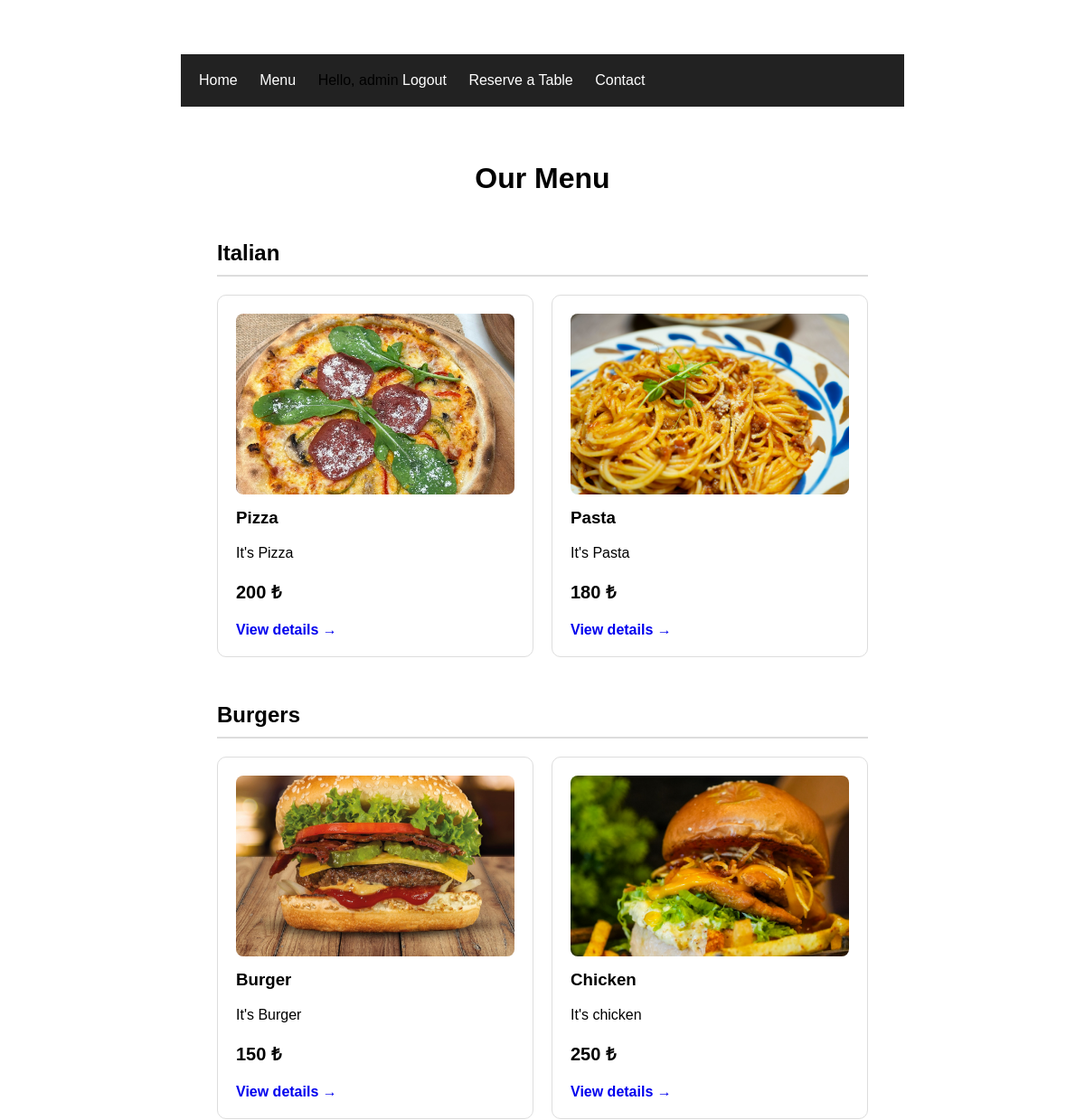
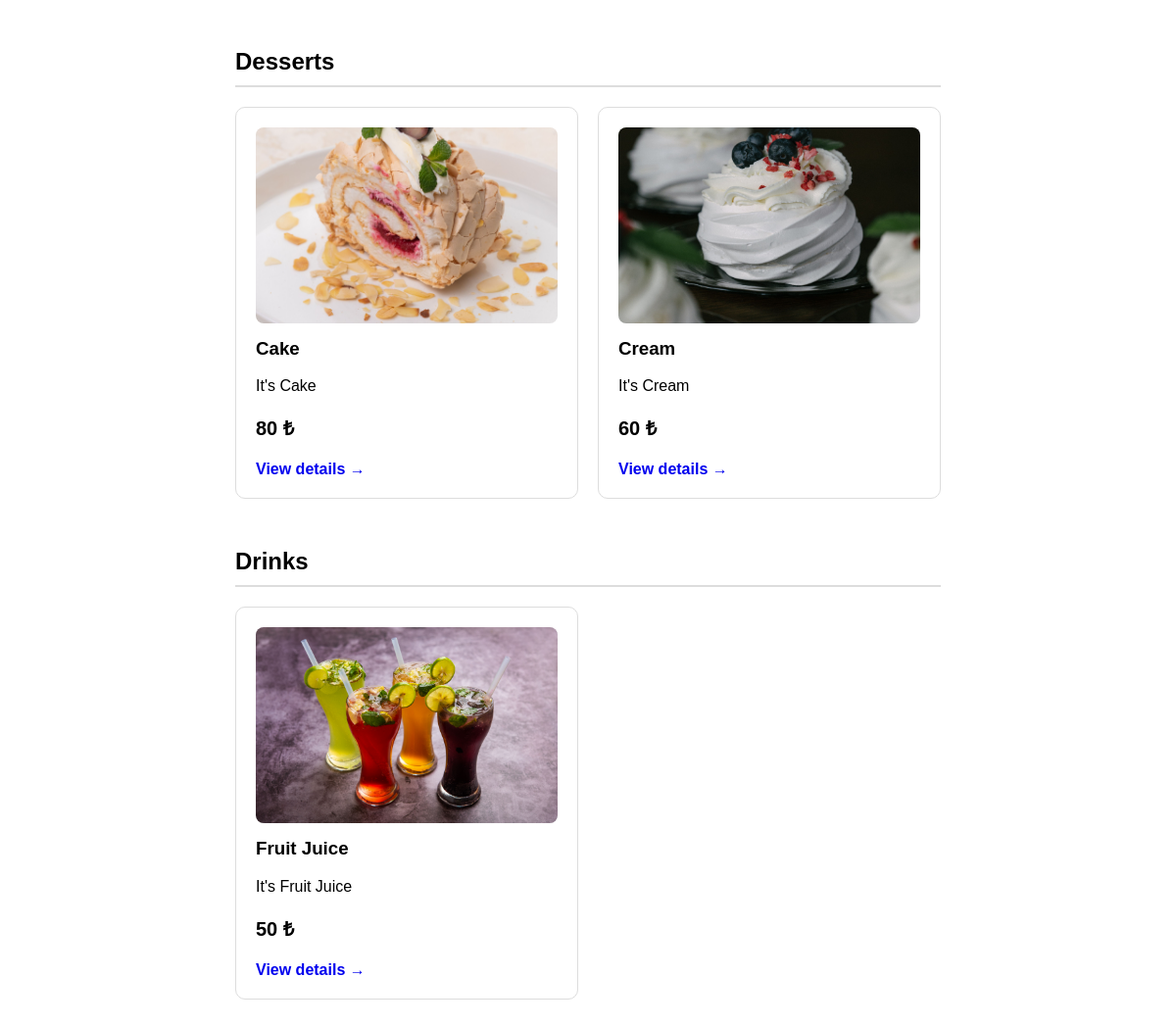
The page /menu/ (signed in) on the database its author committed (2 pictures, top to bottom).
### menu/models.py (models this page shows, shortened)
class Category(models.Model):
    name = models.CharField(max_length=100)

class Food(models.Model):
    name = models.CharField(max_length=100)
    price = models.IntegerField()
    description = models.TextField(blank=True)
    image = models.ImageField(
        upload_to="food/",
        blank=True,
        null=True
    )
    category = models.ForeignKey(
        Category,
        on_delete=models.CASCADE,
        null=True,
        blank=True,
        related_name="foods"
    )

### menu/views.py (the view)
# urls.py: path('', views.food_list ,name = "food_list"),
def food_list(request):
    categories = Category.objects.all()
    return render(
        request,
        "menu/food_list.html",
        {"categories": categories}
    )

### menu/templates/menu/food_list.html (shortened to what this page needs)
{% extends "base.html" %}
{% block content %}
<h1>Our Menu</h1>
{% for category in categories %}
    <h2 class="category-title">
        {{ category.name }}
    </h2>
    <div class="food-grid">
        {% for food in category.foods.all %}
            <div class="food-card">
                {% if food.image %}
                    <img src="{{ food.image.url }}" alt="{{ food.name }}">
                {% endif %}
                <h3>{{ food.name }}</h3>
                <p>
                    {{ food.description }}
                </p>
                <p class="price">
                    {{ food.price }} ₺
                </p>
                <a href="{% url 'menu:food_detail' food.id %}">
                    View details →
                </a>
            </div>
        {% endfor %}
    </div>
{% endfor %}
{% endblock %}

### templates/base.html (shortened to what this page needs)
{% load static %}
<!DOCTYPE html>
<html>
<head>
    <link rel="stylesheet" href="{% static 'menu/style.css' %}">
</head>
<body>
<nav>
    <a href="/">Home</a>
    <a href="/menu/">Menu</a>
    {% if user.is_authenticated %}
        <span>Hello, {{ user.username }}</span>
        <a href="{% url 'accounts:logout' %}">Logout</a>
    {% else %}
        <a href="{% url 'accounts:login' %}">Login</a>
    {% endif %}
    <a href="{% url 'menu:reservation' %}">
        Reserve a Table
    </a>
    <a href="{% url 'menu:contact' %}">
        Contact
    </a>
</nav>
<main>
    {% block content %}
    {% endblock %}
</main>
</body>
</html>

### menu/static/menu/style.css (style rules this page uses)
body { font-family: Arial, sans-serif; max-width: 800px; margin: 40px auto; padding: 20px; }
h1 { text-align: center; }
.price { font-weight: bold; }
nav { padding: 20px; background: #222; }
nav a { color: white; text-decoration: none; margin-right: 20px; }
main { padding: 40px; }
.category-title { margin-top: 50px; border-bottom: 2px solid #ddd; padding-bottom: 10px; }
.food-grid { display: grid; grid-template-columns: repeat(2, 1fr); gap: 20px; }
.food-card { border: 1px solid #ddd; border-radius: 10px; padding: 20px; }
.food-card h3 { margin-top: 0; }
.food-card .price { font-size: 20px; }
.food-card a { text-decoration: none; font-weight: bold; }
.food-card img { width: 100%; height: 200px; object-fit: cover; display: block; border-radius: 8px; margin-bottom: 15px; }

### rows shown on the page
Category: name "Italian"
Food: image (picture), name "Pizza", description "It's Pizza", price "200"
Food: image (picture), name "Pasta", description "It's Pasta", price "180"
Category: name "Burgers"
Food: image (picture), name "Burger", description "It's Burger", price "150"
Food: image (picture), name "Chicken", description "It's chicken", price "250"
Category: name "Desserts"
Food: image (picture), name "Cake", description "It's Cake", price "80"
Food: image (picture), name "Cream", description "It's Cream", price "60"
Category: name "Drinks"
Food: image (picture), name "Fruit Juice", description "It's Fruit Juice", price "50"

### other values the page prints
{{ user.username }} "admin"
